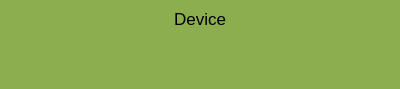
<?xml version="1.0" encoding="UTF-8"?>
<ui version="4.0">
 <class>Device</class>
 <widget class="QWidget" name="Device">
  <property name="geometry">
   <rect>
    <x>0</x>
    <y>0</y>
    <width>400</width>
    <height>89</height>
   </rect>
  </property>
  <property name="sizePolicy">
   <sizepolicy hsizetype="Preferred" vsizetype="Expanding">
    <horstretch>0</horstretch>
    <verstretch>105</verstretch>
   </sizepolicy>
  </property>
  <property name="maximumSize">
   <size>
    <width>400</width>
    <height>89</height>
   </size>
  </property>
  <property name="windowTitle">
   <string>Form</string>
  </property>
  <property name="styleSheet">
   <string notr="true">background: #8dae4e; 
margin-top: 2px;
border-radius: 3px;
border: 1px solid gray;</string>
  </property>
  <layout class="QVBoxLayout" name="verticalLayout">
   <property name="spacing">
    <number>0</number>
   </property>
   <property name="leftMargin">
    <number>0</number>
   </property>
   <property name="topMargin">
    <number>0</number>
   </property>
   <property name="rightMargin">
    <number>0</number>
   </property>
   <property name="bottomMargin">
    <number>0</number>
   </property>
   <item>
    <layout class="QHBoxLayout" name="horizontalLayout"/>
   </item>
   <item>
    <widget class="QLabel" name="label">
     <property name="font">
      <font>
       <pointsize>13</pointsize>
      </font>
     </property>
     <property name="styleSheet">
      <string notr="true">padding: 7px;
border: 0px;
border-radius: 0px;</string>
     </property>
     <property name="text">
      <string>Device</string>
     </property>
     <property name="alignment">
      <set>Qt::AlignCenter</set>
     </property>
    </widget>
   </item>
   <item>
    <widget class="QWidget" name="widget" native="true">
     <property name="sizePolicy">
      <sizepolicy hsizetype="Expanding" vsizetype="Expanding">
       <horstretch>0</horstretch>
       <verstretch>0</verstretch>
      </sizepolicy>
     </property>
     <property name="styleSheet">
      <string notr="true">margin: 0px;
border-radius: 0px;
border: 0px;</string>
     </property>
     <widget class="QWidget" name="horizontalLayoutWidget_2">
      <property name="geometry">
       <rect>
        <x>0</x>
        <y>0</y>
        <width>401</width>
        <height>51</height>
       </rect>
      </property>
      <layout class="QHBoxLayout" name="horizontalLayout_2"/>
     </widget>
    </widget>
   </item>
  </layout>
 </widget>
 <resources/>
 <connections/>
</ui>
